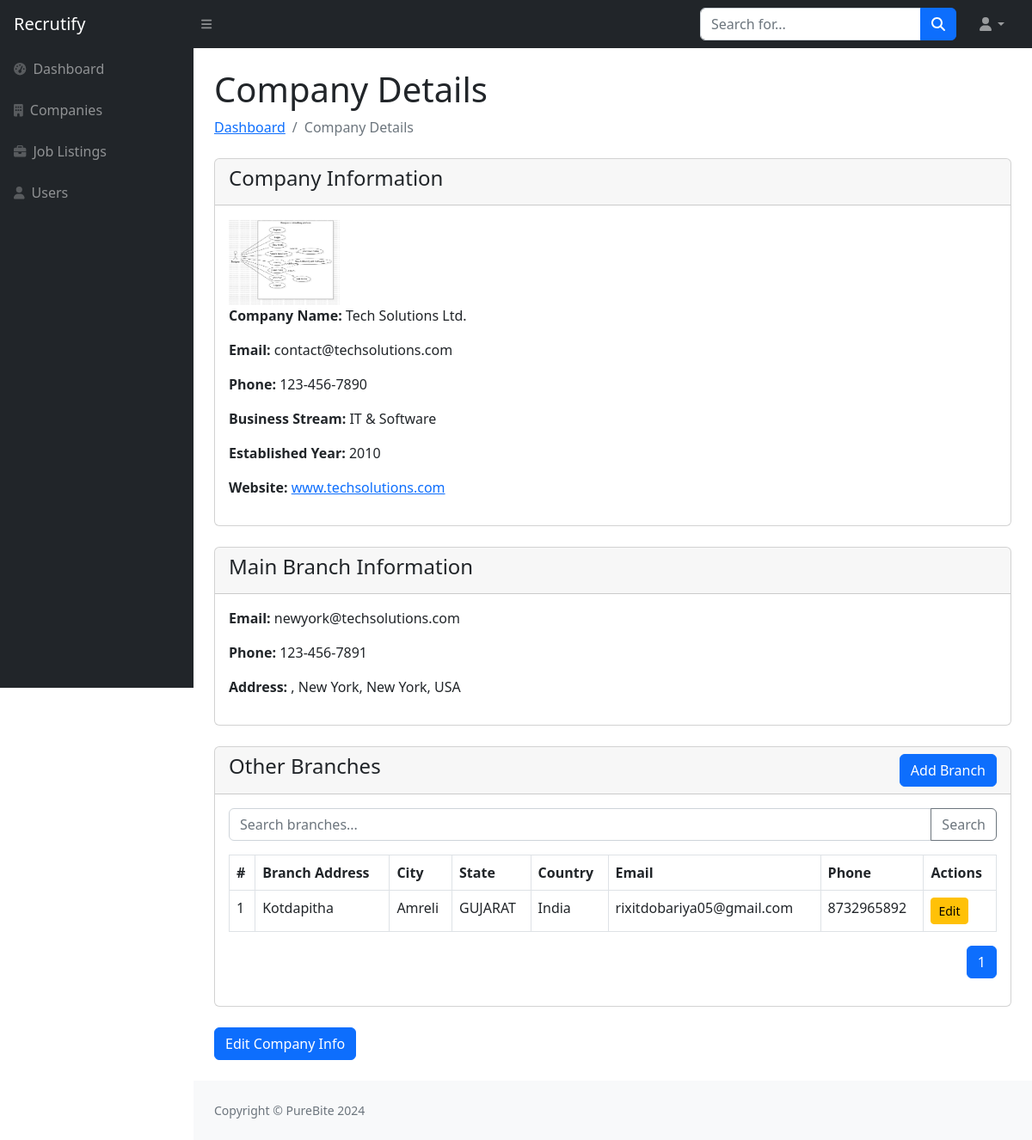
Screenshot of /admin/view-company.php?company_id=1 with the database file from the repository.
### tables this page shows
CREATE TABLE `company_tbl` (
  `Company_Id` int NOT NULL,
  `Posted_by` int NOT NULL DEFAULT '6',
  `Name` varchar(50) NOT NULL,
  `Description` varchar(5000) NOT NULL,
  `Business_Stream` varchar(100) NOT NULL,
  `Establishment_Year` year NOT NULL,
  `Website` varchar(50) NOT NULL,
  `Phone` varchar(20) NOT NULL,
  `Email` varchar(50) NOT NULL,
  `Logo` text NOT NULL,
  `Main_Branch_Id` int DEFAULT NULL
);

CREATE TABLE `branch_tbl` (
  `Branch_Id` int NOT NULL,
  `Company_Id` int NOT NULL,
  `Address` text NOT NULL,
  `City` varchar(50) NOT NULL,
  `State` varchar(50) NOT NULL,
  `Country` varchar(50) NOT NULL DEFAULT 'India',
  `Phone` varchar(20) DEFAULT NULL,
  `Email` varchar(50) DEFAULT NULL
);

### admin/view-company.php (the view, shortened to what this page needs)
<?php
include("sidebar.php");
$company_id = $_GET['company_id'];
?>
<div id="layoutSidenav_content">
    <div class="container-fluid px-4">
        <h1 class="mt-4">Company Details</h1>
        <ol class="breadcrumb mb-4">
            <li class="breadcrumb-item"><a href="index.php">Dashboard</a></li>
            <li class="breadcrumb-item active">Company Details</li>
        </ol>
        <?php
        $company_query = "SELECT * FROM company_tbl WHERE Company_Id = $company_id";
        $company_result = mysqli_query($con, $company_query);
        $company = mysqli_fetch_assoc($company_result);
        ?>
        <div class="card mb-4">
            <div class="card-header">
                <h4>Company Information</h4>
            </div>
            <div class="card-body">
                <img src="../<?= $company["Logo"] ?>" alt="" style="height:100px">
                <p><strong>Company Name:</strong> <?= $company['Name']; ?></p>
                <p><strong>Email:</strong> <?= $company['Email']; ?></p>
                <p><strong>Phone:</strong> <?= $company['Phone']; ?></p>
                <p><strong>Business Stream:</strong> <?= $company['Business_Stream']; ?></p>
                <p><strong>Established Year:</strong> <?= $company['Establishment_Year']; ?></p>
                <p><strong>Website:</strong> <a href="<?= $company['Website']; ?>" target="_blank"><?= $company['Website']; ?></a></p>
            </div>
        </div>
        <div class="card mb-4">
            <div class="card-header">
                <h4>Main Branch Information</h4>
            </div>
            <div class="card-body">
                <?php
                $main_branch_id = $company['Main_Branch_Id'];
                $main_branch_query = "SELECT *, CONCAT(Address, ', ', City, ', ', State, ', ', Country) as Address FROM branch_tbl WHERE Company_Id = $company_id " . ($main_branch_id ? "AND Branch_Id = $main_branch_id" : "");
                $main_branch_result = mysqli_query($con, $main_branch_query);
                $main_branch = mysqli_fetch_assoc($main_branch_result);
                ?>
                <?php if ($main_branch) { ?>
                    <p><strong>Email:</strong> <?= $main_branch['Email']; ?></p>
                    <p><strong>Phone:</strong> <?= $main_branch['Phone']; ?></p>
                    <p><strong>Address:</strong> <?= $main_branch['Address']; ?></p>
                <?php } else { ?>
                    <p class="text-danger">No main branch found for this company.</p>
                <?php } ?>
            </div>
        </div>
        <div class="card mb-4">
            <div class="card-header d-flex justify-content-between">
                <h4>Other Branches</h4>
                <a href="add-branch.php?company_id=<?= $company_id; ?>" class="btn btn-primary">Add Branch</a>
            </div>
            <div class="card-body">
                <form method="GET" action="" class="mb-3">
                    <div class="input-group">
                        <input type="text" name="search" class="form-control" placeholder="Search branches..." value="<?= isset($_GET['search']) ? $_GET['search'] : ''; ?>">
                        <button class="btn btn-outline-secondary" type="submit">Search</button>
                    </div>
                </form>
                <?php
                $search = isset($_GET['search']) ? mysqli_real_escape_string($con, $_GET['search']) : '';
                $search_condition = $search ? "AND (City LIKE '%$search%' OR State LIKE '%$search%' OR Country LIKE '%$search%' OR Email LIKE '%$search%' OR Phone LIKE '%$search%')" : '';
                $records_per_page = 5;
                $page = isset($_GET['page']) ? (int)$_GET['page'] : 1;
                $start_from = ($page - 1) * $records_per_page;
                $branches_query = "SELECT * FROM branch_tbl WHERE Company_Id = $company_id $search_condition LIMIT $start_from, $records_per_page";
                $branches_result = mysqli_query($con, $branches_query);
                if (mysqli_num_rows($branches_result) > 0) { ?>
                    <table class="table table-bordered">
                        <thead>
                            <tr>
                                <th>#</th>
                                <th>Branch Address</th>
                                <th>City</th>
                                <th>State</th>
                                <th>Country</th>
                                <th>Email</th>
                                <th>Phone</th>
                                <th>Actions</th>
                            </tr>
                        </thead>
                        <tbody>
                            <?php
                            $counter = $start_from + 1;
                            while ($branch = mysqli_fetch_assoc($branches_result)) {
                                if ($branch['Branch_Id'] == $company["Main_Branch_Id"]) continue;
                            ?>
                                <tr>
                                    <td><?= $counter++; ?></td>
                                    <td><?= $branch['Address']; ?></td>
                                    <td><?= $branch['City']; ?></td>
                                    <td><?= $branch['State']; ?></td>
                                    <td><?= $branch['Country']; ?></td>
                                    <td><?= $branch['Email']; ?></td>
                                    <td><?= $branch['Phone']; ?></td>
                                    <td>
                                        <a href="update-branch.php?branch_id=<?= $branch['Branch_Id']; ?>" class="btn btn-warning btn-sm">Edit</a>
                                    </td>
                                </tr>
                            <?php } ?>
                        </tbody>
                    </table>
                    <?php include "common/pagination.php"; ?>
                <?php } else { ?>
                    <p class="text-center">No branches found matching your search.</p>
                <?php } ?>
            </div>
        </div>
        <div class="mb-4">
            <a href="update-company.php?company_id=<?= $company_id; ?>" class="btn btn-primary">Edit Company Info</a>
        </div>
    </div>
<?php include("footer.php"); ?>

### rows the page displays
company_tbl: Logo (picture), Name "Tech Solutions Ltd.", Email "contact@techsolutions.com", Phone "123-456-7890", Business_Stream "IT & Software", Establishment_Year "2010", Website "www.techsolutions.com"
branch_tbl: Email "newyork@techsolutions.com", Phone "123-456-7891"
branch_tbl: Address "Kotdapitha", City "Amreli", State "GUJARAT", Country "India", Email "rixitdobariya05@gmail.com", Phone "8732965892"

### other values shown
$main_branch['Address'] ", New York, New York, USA"
